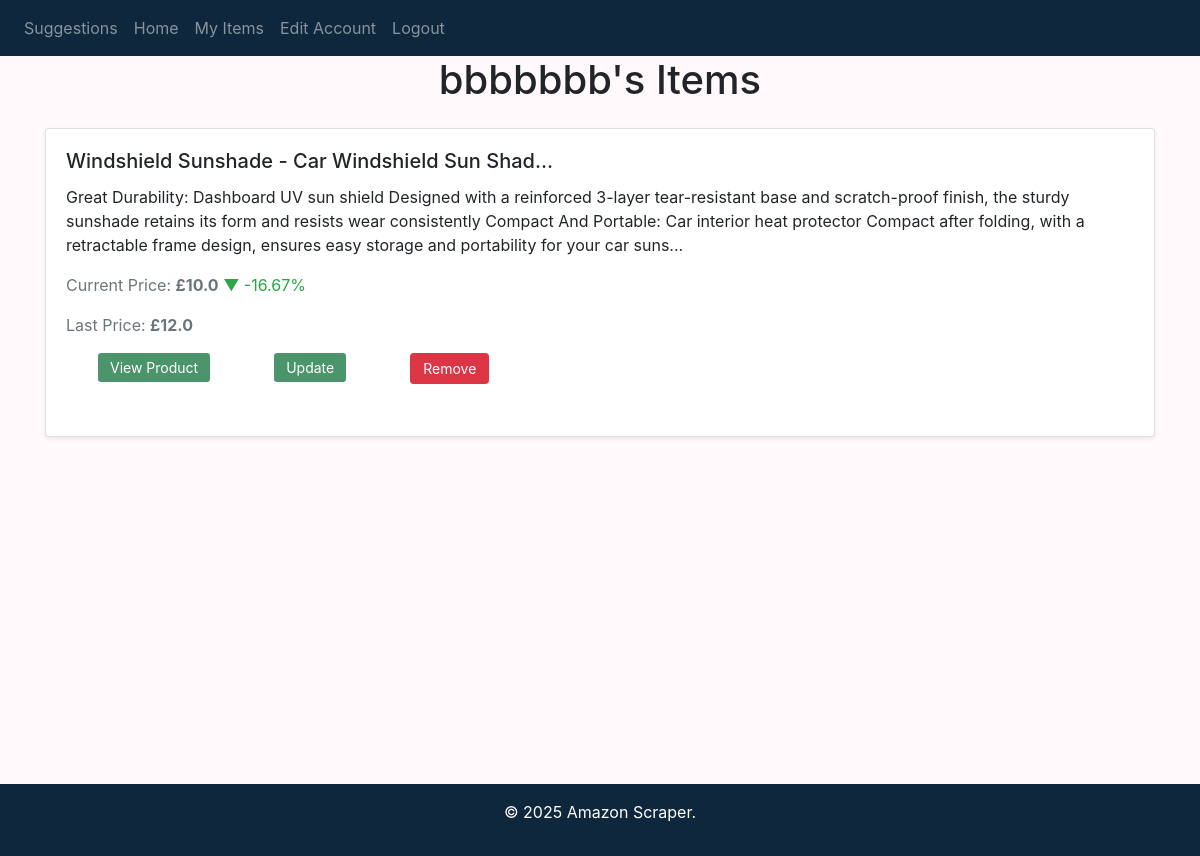
The app's page /usersitems (signed in) with its own data.
### website/models.py (models this page shows)
class User(db.Model, UserMixin):
    id = db.Column(db.Integer, primary_key=True)
    email = db.Column(db.String(150), unique=True)
    password = db.Column(db.String(150))
    first_Name = db.Column(db.String(150))  # ✅ Matches `signup` function
    products = db.relationship('Product', secondary=user_product_association, backref='users')

class Product(db.Model):
    id = db.Column(db.Integer, primary_key=True)
    link = db.Column(db.String(1000), nullable=False)
    title = db.Column(db.String(300))
    description = db.Column(db.Text)
    price = db.Column(db.String(100))  # Current/latest price
    last_price = db.Column(db.String(100))  # Previous price

### website/auth.py (the view)
@auth.route('/usersitems', methods=['GET', 'POST'])
@login_required
def load_items():
    user_name = current_user.first_Name
    user_products = current_user.products  # This will retrieve all associated products
    return render_template("useritems.html", user=current_user, user_name=user_name, products=user_products)

### website/__init__.py (called while the page is built)
def create_app():
    app = Flask(__name__)
    app.config['SECRET_KEY'] = 'your_secret_key'  # Change this in production!
    app.config['SQLALCHEMY_DATABASE_URI'] = f'sqlite:///{DB_NAME}'
    db.init_app(app)
    from .views import views
    from .auth import auth  # Import the auth blueprint here
    app.register_blueprint(views, url_prefix='/')  # Register views blueprint
    app.register_blueprint(auth)  # Remove the '/auth' prefix here
    from .models import User, Product
    create_database(app)  # Create the database by calling this function
    login_manager = LoginManager()
    login_manager.login_view = 'auth.login'
    login_manager.init_app(app)
    @login_manager.user_loader
    def load_user(id):
        return User.query.get(int(id))
    return app

### website/templates/useritems.html (shortened to what this page needs)
{% extends "base.html" %}
{% block content %}
<h1 class="text-center mb-4">{{ user_name }}'s Items</h1>
{% for product in products %}
<div class="card shadow-sm mb-3">
    <div class="card-body">
        <h5 class="card-title">{{ product.title[:45] }}{% if product.title|length > 45 %}...{% endif %}</h5>
        <p class="card-text">{{ product.description[:350] }}{% if product.description|length > 350 %}...{% endif %}</p>
        {% set price = product.price|float %}
        {% set last_price = product.last_price|float %}
        {% set price_change = ((price - last_price) / last_price * 100) if last_price else 0 %}
        <p class="text-muted">
            Current Price: <strong>£{{ price }}</strong>
            {% if price > last_price %}
                <span class="text-danger">&#9650; {{ "%.2f"|format(price_change) }}%</span>
            {% elif price < last_price %}
                <span class="text-success">&#9660; {{ "%.2f"|format(price_change) }}%</span>
            {% endif %}
        </p>
        <p class="text-muted">Last Price: <strong>£{{ last_price }}</strong></p>
       <div class="d-flex flex-column justify-evenly flex-sm-row align-items-start align-sm-center gap-2">
            <form action="{{ product.link }}" method="GET" target="_blank" class="productoptions">
                <button type="submit" class="btn btn-primary btn-sm">View Product</button>
            </form>
            <form action="{{ url_for('views.refresh_product', product_id=product.id, next=request.path) }}" method="POST" class="productoptions">
                <button type="submit" class="btn btn-primary btn-sm">Update</button>
            </form>
            <form action="{{ url_for('auth.remove_product', product_id=product.id) }}" method="POST" class="productoptions">
                <button type="submit" class="btn btn-danger btn-sm">Remove</button>
            </form>
        </div>
    </div>
</div>
{% endfor %}
{% endblock %}

### website/static/style.css (style rules this page uses)
* { padding: 0; margin: 0; box-sizing: border-box; }
body { background-color: #fff9fb; }
form { background-color: #d3d4d9; padding: 2rem; border-radius: 5px; }
.btn-primary { background-color: #4C956C !important; border: #407e5b !important; }
.productoptions { background-color: #FFFFFF !important; }
.btn, .productoptions button { padding: 0.25rem 0.75rem; }
.productoptions { margin: 0; }
form { padding-top: 0rem !important; }

### records on screen
User: first_Name "bbbbbbb"
Product: title "Windshield Sunshade - Car Windshield Sun Shad", description "Great Durability: Dashboard UV sun shield Designed with a reinforced 3-layer tear-resistant base and scratch-proof finish, the sturdy sunshade retains its form and resists wear consistently Compact And Portable: Car interior heat protector Compact after folding, with a retractable frame design, ensures easy storage and portability for your car suns", price "10.0", price_change "-16.67", last_price "12.0"
